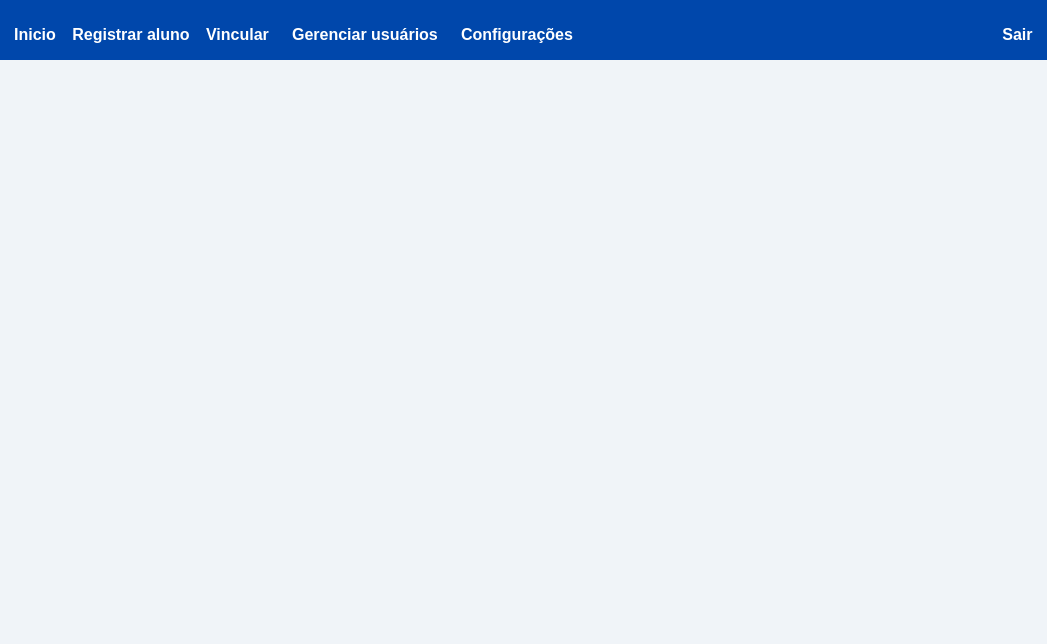
<?xml version="1.0" encoding="UTF-8"?>
<ui version="4.0">
 <class>MainWindow</class>
 <widget class="QMainWindow" name="MainWindow">
  <property name="geometry">
   <rect><x>0</x><y>0</y><width>1047</width><height>644</height></rect>
  </property>
  <property name="windowTitle"><string>SISPE</string></property>
  <property name="styleSheet">
   <string notr="true">QMainWindow { background: #f0f4f8; }</string>
  </property>
  <widget class="QWidget" name="centralwidget">
   <layout class="QVBoxLayout" name="verticalLayout_4">
    <property name="spacing"><number>0</number></property>
    <property name="leftMargin"><number>0</number></property>
    <property name="topMargin"><number>0</number></property>
    <property name="rightMargin"><number>0</number></property>
    <property name="bottomMargin"><number>0</number></property>
    <item>
     <widget class="QFrame" name="TopBar">
      <property name="minimumSize"><size><width>0</width><height>60</height></size></property>
      <property name="maximumSize"><size><width>16777215</width><height>60</height></size></property>
      <property name="styleSheet">
       <string notr="true">#TopBar { background-color: #0047AB; border: none; }
        QPushButton { color: white; background: transparent; border: none; font-size: 16px; font-weight: bold; padding: 5px; }
        QPushButton:hover { color: #3399FF; font-size: 17px; padding: 2px; }</string>
      </property>
      <layout class="QHBoxLayout" name="horizontalLayout_3">
       <item><widget class="QPushButton" name="bnthome"><property name="minimumSize"><size><width>0</width><height>50</height></size></property><property name="maximumSize"><size><width>150</width><height>50</height></size></property><property name="text"><string>Inicio</string></property></widget></item>
       <item><widget class="QPushButton" name="btnRegistrarAluno"><property name="minimumSize"><size><width>0</width><height>50</height></size></property><property name="maximumSize"><size><width>150</width><height>50</height></size></property><property name="text"><string>Registrar aluno</string></property></widget></item>
       <item><widget class="QPushButton" name="bntvincular"><property name="minimumSize"><size><width>0</width><height>50</height></size></property><property name="maximumSize"><size><width>150</width><height>50</height></size></property><property name="text"><string>Vincular</string></property></widget></item>
       <item><widget class="QPushButton" name="btngerenusua"><property name="minimumSize"><size><width>170</width><height>50</height></size></property><property name="maximumSize"><size><width>200</width><height>50</height></size></property><property name="text"><string>Gerenciar usuários</string></property></widget></item>
       <item><widget class="QPushButton" name="bntconfig"><property name="minimumSize"><size><width>0</width><height>50</height></size></property><property name="maximumSize"><size><width>150</width><height>50</height></size></property><property name="text"><string>Configurações</string></property></widget></item>
       <item><spacer name="horizontalSpacer"><property name="orientation"><enum>Qt::Orientation::Horizontal</enum></property><property name="sizeHint" stdset="0"><size><width>40</width><height>20</height></size></property></spacer></item>
       <item><widget class="QPushButton" name="bntsair"><property name="minimumSize"><size><width>0</width><height>50</height></size></property><property name="maximumSize"><size><width>150</width><height>50</height></size></property><property name="text"><string>Sair</string></property></widget></item>
      </layout>
     </widget>
    </item>
    <item>
     <widget class="QStackedWidget" name="stackedWidget">
      <property name="sizePolicy"><sizepolicy hsizetype="Expanding" vsizetype="Expanding"><horstretch>0</horstretch><verstretch>1</verstretch></sizepolicy></property>
      <widget class="QWidget" name="page_5"><property name="sizePolicy"><sizepolicy hsizetype="Expanding" vsizetype="Expanding"><horstretch>0</horstretch><verstretch>1</verstretch></sizepolicy></property></widget>
      <widget class="QWidget" name="page_6"><property name="sizePolicy"><sizepolicy hsizetype="Expanding" vsizetype="Expanding"><horstretch>0</horstretch><verstretch>1</verstretch></sizepolicy></property></widget>
     </widget>
    </item>
   </layout>
  </widget>
 </widget>
 <resources/>
 <connections/>
</ui>
